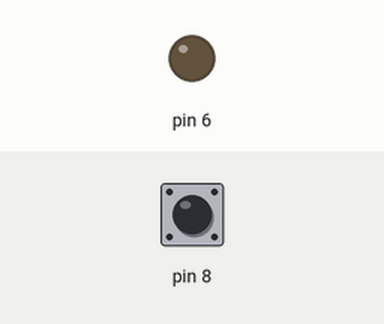
Bench run of a sketch on a simulated Arduino Uno, built with avr-gcc and run on an emulated ATmega328P. Shown: output pins drawn as LEDs (lit = HIGH). Dashed ring = blinking. Inputs (shaded band) come from the test bench; at power-on: pin 8 LOW. What the sketch prints to the serial monitor is not drawn.

Above: at 1.2 s.
1.3 s: pin 8 driven HIGH
At 1.9 s:
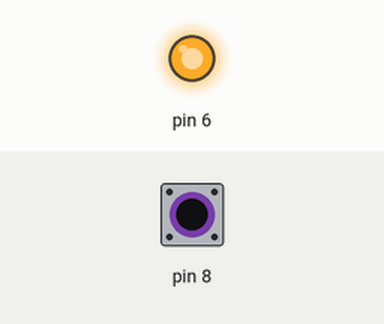
2.8 s: pin 8 driven LOW
At 4.2 s:
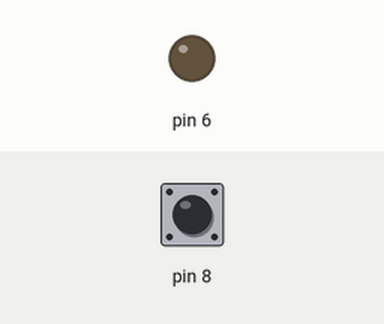
5.7 s: pin 8 pulsed HIGH 2 times (0.12 s each, 0.3 s apart)
At 5.8 s:
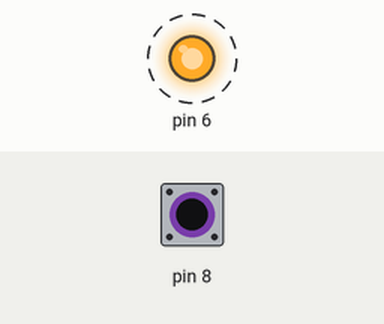
7.8 s: pin 8 pulsed HIGH 5 times (0.12 s each, 0.3 s apart)
At 10.1 s:
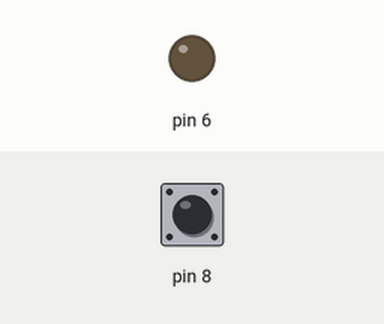
Timing chart, 0 to 11.6 s (numbered marks = the images above; inputs shaded):
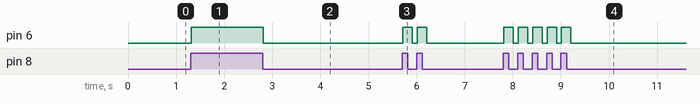

The sketch:

pir.ino
```cpp
void setup() {
  // put your setup code here, to run once:
  Serial.begin(9600);
  pinMode(8, INPUT);
  pinMode(6, OUTPUT);
}

void loop() {
  // put your main code here, to run repeatedly:
  if (digitalRead(8) == 1) {
    Serial.print("Who is");
    digitalWrite(6, HIGH);
    delay(100);
  } else {
    Serial.print("Nobody");
    digitalWrite(6, LOW);
  }
}
```

Measured:
- after the input at 1.3 s, pin 6: LOW → HIGH at once
- after the input at 2.8 s, pin 6: HIGH → LOW at once
- after the input at 5.7 s, pin 6: alternates HIGH for 0.20 s and LOW for 0.10 s, 4 changes in all, then stays LOW, starting at once
- after the input at 7.8 s, pin 6: alternates HIGH for 0.20 s and LOW for 0.10 s, 10 changes in all, then stays LOW, starting at once
